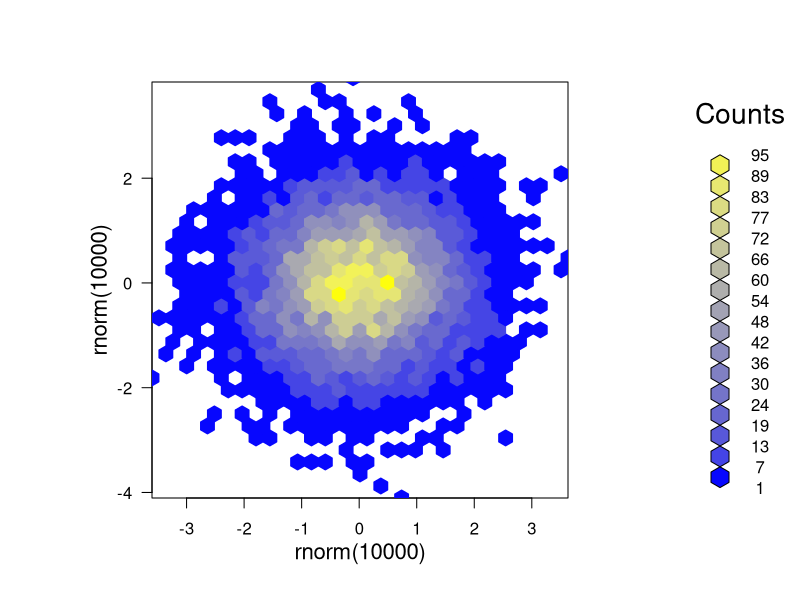
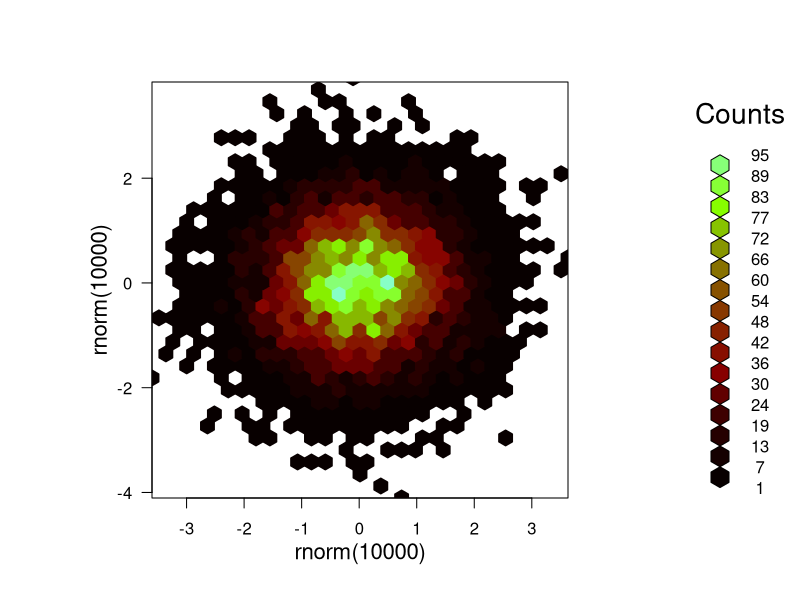

Source code (R) for these figures, in order:
library(hexbin)


### Name: ColorRamps
### Title: Color Ramps on Perceptually Linear Scales
### Aliases: ColorRamps LinGray BTC BTY LinOCS heat.ob magent plinrain
### Keywords: color

### ** Examples

h <- hexbin(rnorm(10000),rnorm(10000))
plot(h, colramp= BTY)
## looks better if you shave the tails:
plot(h, colramp= function(n){LinOCS(n,beg=15,end=225)})
